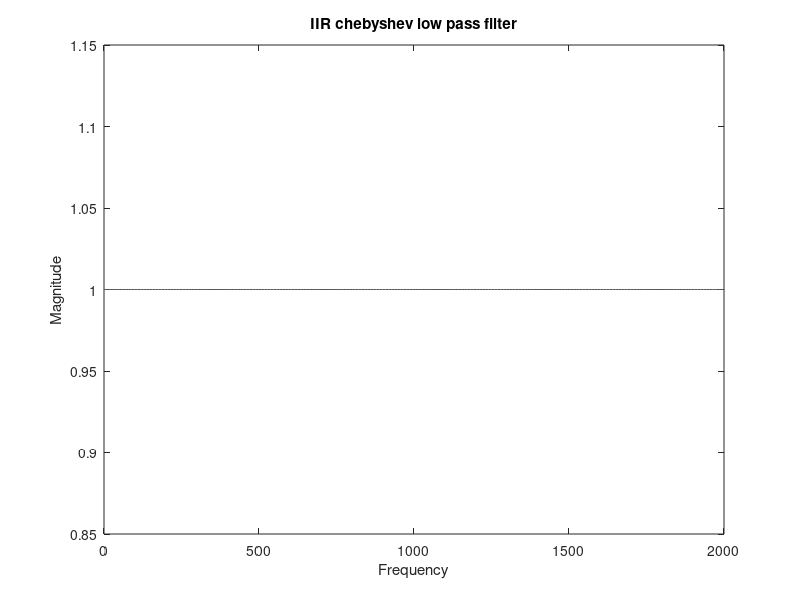

MATLAB code to generate this figure: (Note: this script raises an error after producing the figure.)
%Design and plot the frequency response of an IIR low pass Chebyshev filter that loses no more than 1dB in the pass-band and at least 80dB of attenuation in the stop-band. The pass-band and stop-band edge frequencies are 100Hz and 2 kHz respectively. Assume a sampling rate of 10 kHz.

clc;
clear all;
fs=2000
fp=100
rp=1
rs=80
fsample=10000
wp=2*pi*fp;
ws=2*pi*fs;
[N, Wc]=cheb1ord(wp,ws,rp,rs,'s') 
[z,p,k] = cheby1(N,rp,Wc,'s');
[zd,pd,kd] = bilinear(z,p,k,fsample)
[b,a] = zp2tf(zd,pd,kd)
[hb,wb] = freqz(b,a);
figure
plot(wb*fsample/(2*pi),(abs(hb)))
xlim([0 2000])
title('IIR chebyshev low pass filter')
xlabel('Frequency')
ylabel('Magnitude')
lpFilt=designfilt('lowpassiir','FilterOrder',3,'PassbandFrequency',100,'PassbandRipple',1,'SampleRate',10000);
zplane(lpFilt)
